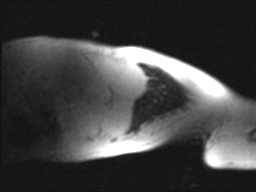
%> input picture dataset/Study2_Rest/data001.png, 256 x 192 px; the run also reads 2 pictures not shown here
$ octave main.m   (GNU Octave 9; MATLAB toolbox functions it lacks are replaced by stand-ins)
%> lines starting %> are read from the running program, lines starting %| are printed output that depends on the picture
x=im2double(imread('./Dataset/Study2_Rest/data001.png'));
%> x: size 192x256 double; min 0.0784, max 1, mean 0.256
x1=im2double(imread('./Dataset/Study2_Rest/data002.png'));
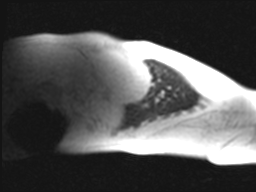
%> input picture dataset/Study2_Rest/data002.png, 256 x 192 px
%> x1: size 192x256 double; min 0.0784, max 1, mean 0.325
x2=im2double(imread('./Dataset/Study2_Rest/data003.png'));
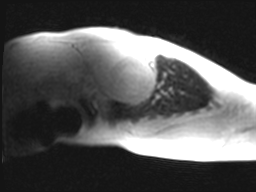
%> input picture dataset/Study2_Rest/data003.png, 256 x 192 px
%> x2: size 192x256 double; min 0.0784, max 1, mean 0.332
x3=im2double(imread('./Dataset/Study2_Rest/data004.png'));
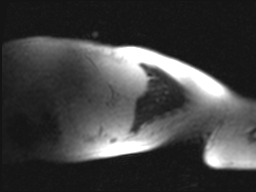
%> input picture dataset/Study2_Rest/data004.png, 256 x 192 px
%> x3: size 192x256 double; min 0.0784, max 1, mean 0.255
x4=im2double(imread('./Dataset/Study2_Rest/data005.png'));
%> x4: size 192x256 double; min 0.0784, max 1, mean 0.323
x5=im2double(imread('./Dataset/Study2_Rest/data006.png'));
%> x5: size 192x256 double; min 0.0784, max 1, mean 0.328
%> (the run ends here)
